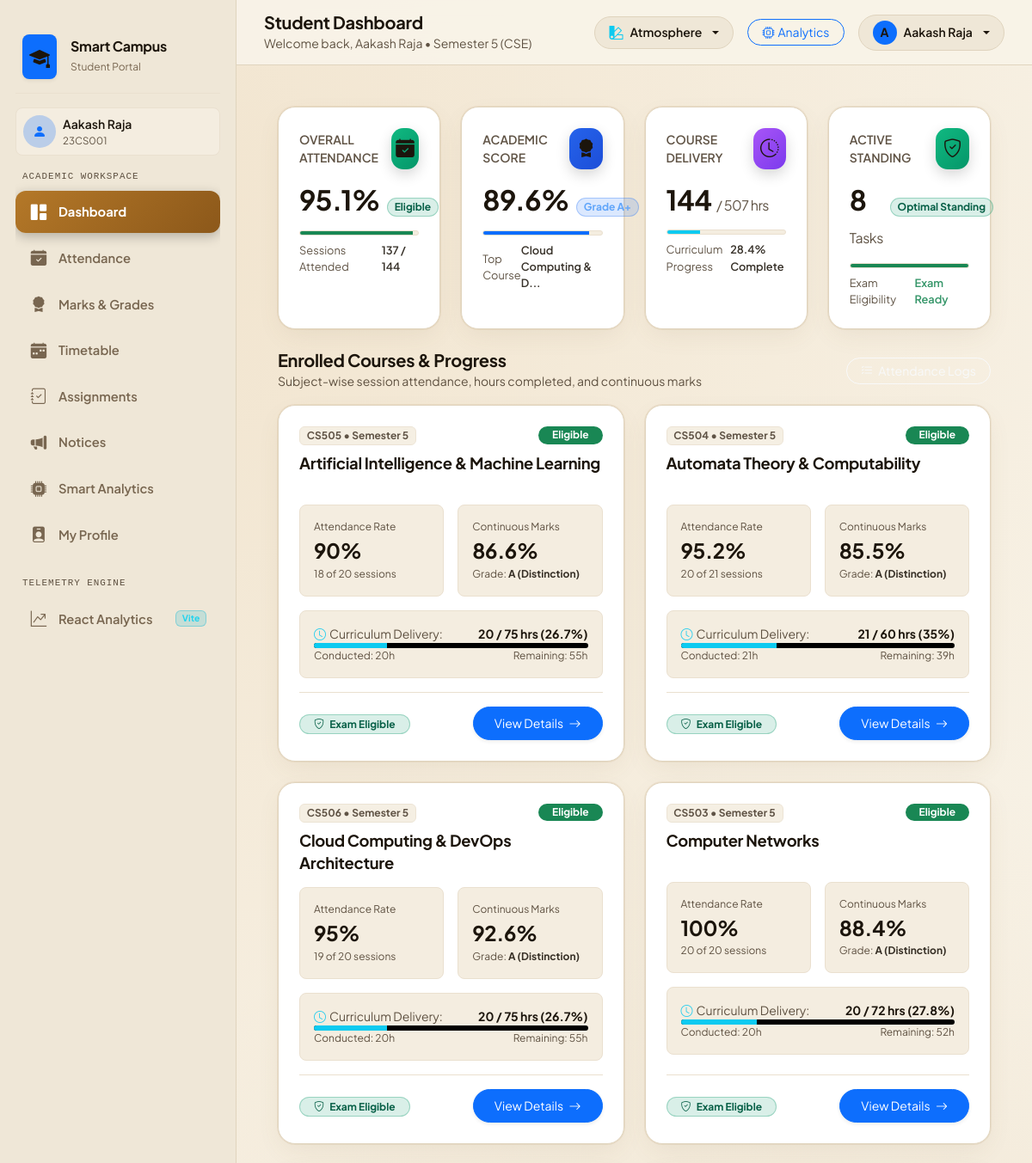
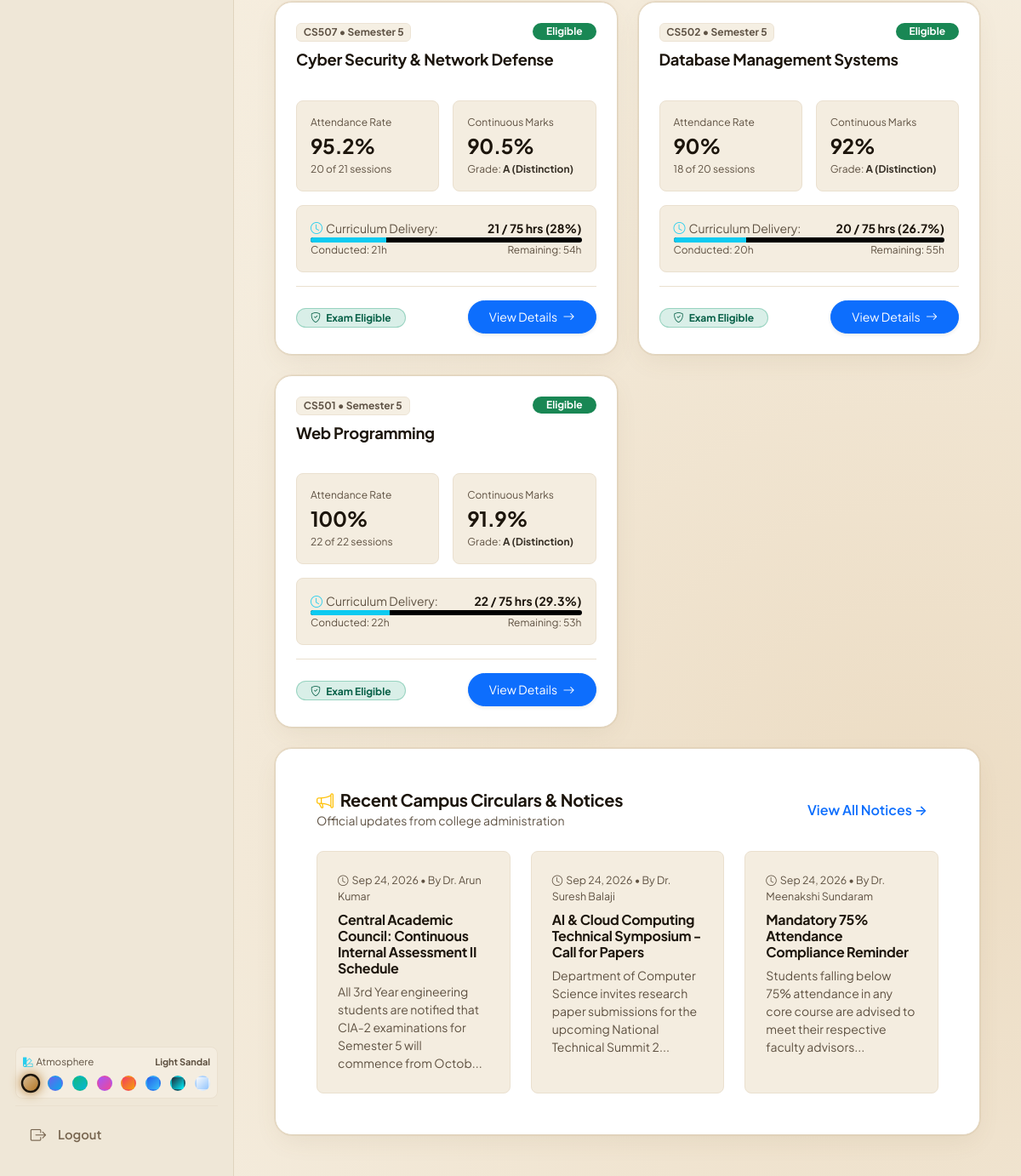
Page /frontend/pages/student-dashboard.php (signed in) on the committed database (2 pictures, top to bottom).
### tables this page shows
CREATE TABLE `users` (
  `id` int(11) NOT NULL AUTO_INCREMENT,
  `name` varchar(100) NOT NULL,
  `register_no` varchar(50) DEFAULT NULL,
  `email` varchar(100) NOT NULL,
  `password` varchar(255) NOT NULL,
  `role` enum('student','faculty','admin') NOT NULL,
  `department` varchar(100) DEFAULT NULL,
  `year` int(11) DEFAULT NULL,
  `created_at` timestamp NOT NULL DEFAULT current_timestamp(),
  PRIMARY KEY (`id`),
  UNIQUE KEY `email` (`email`)
);

CREATE TABLE `notices` (
  `id` int(11) NOT NULL AUTO_INCREMENT,
  `title` varchar(150) NOT NULL,
  `content` text NOT NULL,
  `posted_by` int(11) DEFAULT NULL,
  `created_at` timestamp NOT NULL DEFAULT current_timestamp(),
  PRIMARY KEY (`id`),
  KEY `posted_by` (`posted_by`),
  CONSTRAINT `notices_ibfk_1` FOREIGN KEY (`posted_by`) REFERENCES `users` (`id`) ON DELETE SET NULL
);

### frontend/pages/student-dashboard.php (the view, shortened to what the rows shown need)
<?php
require_once __DIR__ . '/../../backend/config/db.php';
require_once __DIR__ . '/../../backend/student/get_student_data.php';
$student_id = (int)$_SESSION['user_id'];
$data = getStudentFullData($conn, $student_id);
$student = $data['student'];
$stats = $data['stats'];
$notices = $data['notices'];
require_once __DIR__ . '/../includes/header.php';
?>
<div class="app-main">
    <header class="app-topbar px-4 px-lg-5 d-flex align-items-center justify-content-between">
        <div class="d-flex align-items-center gap-3">
            <div>
                <h5 class="fw-bold mb-0 text-white">Student Dashboard</h5>
                <span class="text-white-50 small">Welcome back, <?php echo htmlspecialchars($student['name']); ?> &bull; Semester 5 (CSE)</span>
            </div>
        </div>
        <div class="d-flex align-items-center gap-2 gap-sm-3">
            <div class="dropdown">
                <button class="btn btn-dark border border-secondary rounded-pill px-3 py-1.5 d-flex align-items-center gap-2 dropdown-toggle text-white" type="button" data-bs-toggle="dropdown" aria-expanded="false">
                    <div class="rounded-circle bg-primary text-white d-flex align-items-center justify-content-center small fw-bold" style="width: 28px; height: 28px;">
                        <?php echo strtoupper(substr($student['name'], 0, 1)); ?>
                    </div>
                    <span class="small fw-semibold d-none d-md-inline"><?php echo htmlspecialchars($student['name']); ?></span>
                </button>
            </div>
        </div>
    </header>
    <main class="p-4 p-lg-5 flex-grow-1">
        <div class="row g-4 mb-4">
            <div class="col-sm-6 col-xl-3">
                <div class="erp-card p-4 h-100 position-relative">
                    <div class="d-flex align-items-baseline gap-2 mb-1">
                        <h2 class="fw-bold text-white mb-0"><?php echo $stats['overall_attendance']; ?>%</h2>
                    </div>
                </div>
            </div>
            <div class="col-sm-6 col-xl-3">
                <div class="erp-card p-4 h-100 position-relative">
                    <div class="d-flex align-items-baseline gap-2 mb-1">
                        <h2 class="fw-bold text-white mb-0"><?php echo $stats['average_marks']; ?>%</h2>
                    </div>
                </div>
            </div>
            <div class="col-sm-6 col-xl-3">
                <div class="erp-card p-4 h-100 position-relative">
                    <div class="d-flex align-items-baseline gap-2 mb-1">
                        <h2 class="fw-bold text-white mb-0"><?php echo $stats['completed_course_hours_all']; ?> <span class="fs-6 text-white-50 fw-normal">/ <?php echo $stats['total_course_hours_all']; ?> hrs</span></h2>
                    </div>
                </div>
            </div>
            <div class="col-sm-6 col-xl-3">
                <div class="erp-card p-4 h-100 position-relative">
                    <div class="d-flex align-items-baseline gap-2 mb-1">
                        <h2 class="fw-bold text-white mb-0"><?php echo $stats['pending_assignments']; ?> <span class="fs-6 text-white-50 fw-normal">Tasks</span></h2>
                    </div>
                </div>
            </div>
        </div>
        <div class="erp-card p-4 p-lg-5">
            <div class="row g-4">
                <?php if (!empty($notices)): ?>
                    <?php foreach (array_slice($notices, 0, 3) as $n): ?>
                    <div class="col-md-4">
                        <div class="p-4 rounded-3 bg-secondary bg-opacity-10 border border-white border-opacity-10 h-100 d-flex flex-column justify-content-between">
                            <div>
                                <span class="text-white-50 small d-block mb-2" style="font-size: 0.78rem;">
                                    <i class="bi bi-clock me-1"></i><?php echo date('M d, Y', strtotime($n['created_at'])); ?> &bull; By <?php echo htmlspecialchars($n['posted_by_name']); ?>
                                </span>
                                <h6 class="fw-bold text-white mb-2"><?php echo htmlspecialchars($n['title']); ?></h6>
                                <p class="text-white-50 small mb-0 line-clamp-2"><?php echo htmlspecialchars(substr($n['content'], 0, 110)) . '...'; ?></p>
                            </div>
                        </div>
                    </div>
                    <?php endforeach; ?>
                <?php else: ?>
                    <div class="col-12 text-center text-muted py-4">No active circulars.</div>
                <?php endif; ?>
            </div>
        </div>
    </main>
</div>
<?php require_once __DIR__ . '/../includes/footer.php'; ?>

### rows in the picture
users: name "Aakash Raja", name "A"
notices: created_at "Sep 24, 2026", posted_by.name "Dr. Arun Kumar", title "Central Academic Council: Continuous Internal Assessment II Schedule", content "All 3rd Year engineering students are notified that CIA-2 examinations for Semester 5 will commence from Octob"
notices: created_at "Sep 24, 2026", posted_by.name "Dr. Suresh Balaji", title "AI & Cloud Computing Technical Symposium - Call for Papers", content "Department of Computer Science invites research paper submissions for the upcoming National Technical Summit 2"
notices: created_at "Sep 24, 2026", posted_by.name "Dr. Meenakshi Sundaram", title "Mandatory 75% Attendance Compliance Reminder", content "Students falling below 75% attendance in any core course are advised to meet their respective faculty advisors"

### other values in the picture
$current_user_name "Aakash Raja"
$current_user_reg "23CS001"
$stats['overall_attendance'] "95.1"
$stats['attendance_status'] "Eligible"
$stats['total_present_sessions'] "137"
$stats['total_conducted_sessions'] "144"
$stats['average_marks'] "89.6"
substr($stats['overall_grade'], 0, 2) "A+"
mb_strimwidth($stats['best_subject'], 0, 22, '...') "Cloud Computing & D..."
$stats['completed_course_hours_all'] "144"
$stats['total_course_hours_all'] "507"
$stats['course_progress_percentage'] "28.4"
$stats['pending_assignments'] "8"
$stats['risk_level'] "Optimal Standing"
$sub['subject_code'] "CS505"
